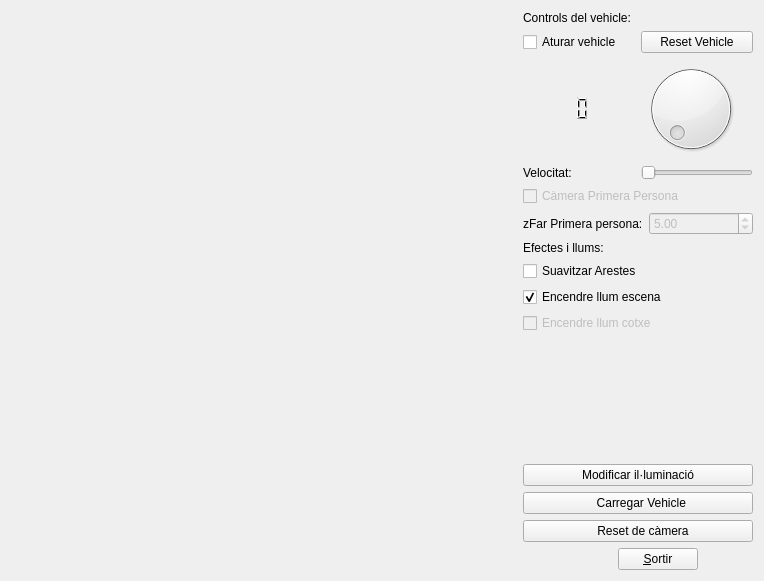
<ui version="4.0" >
 <class>Principal</class>
 <widget class="QWidget" name="Principal" >
  <property name="geometry" >
   <rect>
    <x>0</x>
    <y>0</y>
    <width>764</width>
    <height>581</height>
   </rect>
  </property>
  <property name="windowTitle" >
   <string>Form1</string>
  </property>
  <layout class="QHBoxLayout" name="horizontalLayout_7" >
   <item>
    <widget class="GLWidget" native="1" name="GLWidget1" >
     <property name="sizePolicy" >
      <sizepolicy vsizetype="Expanding" hsizetype="Expanding" >
       <horstretch>0</horstretch>
       <verstretch>0</verstretch>
      </sizepolicy>
     </property>
     <property name="baseSize" >
      <size>
       <width>250</width>
       <height>250</height>
      </size>
     </property>
     <property name="toolTip" >
      <string>Adapted GLWidget</string>
     </property>
    </widget>
   </item>
   <item>
    <layout class="QVBoxLayout" name="verticalLayout" >
     <item>
      <layout class="QHBoxLayout" name="horizontalLayout" />
     </item>
     <item>
      <widget class="QLabel" name="label_4" >
       <property name="text" >
        <string>Controls del vehicle:</string>
       </property>
      </widget>
     </item>
     <item>
      <layout class="QHBoxLayout" name="horizontalLayout_2" >
       <item>
        <widget class="QCheckBox" name="aturar" >
         <property name="text" >
          <string>Aturar vehicle</string>
         </property>
        </widget>
       </item>
       <item>
        <widget class="QPushButton" name="pushButton" >
         <property name="text" >
          <string>Reset Vehicle</string>
         </property>
        </widget>
       </item>
      </layout>
     </item>
     <item>
      <layout class="QHBoxLayout" name="horizontalLayout_3" >
       <item>
        <widget class="QLCDNumber" name="lcdNumber" >
         <property name="maximumSize" >
          <size>
           <width>70</width>
           <height>25</height>
          </size>
         </property>
         <property name="frameShape" >
          <enum>QFrame::Box</enum>
         </property>
         <property name="frameShadow" >
          <enum>QFrame::Raised</enum>
         </property>
         <property name="lineWidth" >
          <number>0</number>
         </property>
         <property name="midLineWidth" >
          <number>0</number>
         </property>
        </widget>
       </item>
       <item>
        <spacer name="horizontalSpacer_2" >
         <property name="orientation" >
          <enum>Qt::Horizontal</enum>
         </property>
         <property name="sizeType" >
          <enum>QSizePolicy::Fixed</enum>
         </property>
         <property name="sizeHint" stdset="0" >
          <size>
           <width>30</width>
           <height>20</height>
          </size>
         </property>
        </spacer>
       </item>
       <item>
        <widget class="QDial" name="dial" >
         <property name="layoutDirection" >
          <enum>Qt::LeftToRight</enum>
         </property>
         <property name="maximum" >
          <number>359</number>
         </property>
        </widget>
       </item>
      </layout>
     </item>
     <item>
      <layout class="QHBoxLayout" name="horizontalLayout_4" >
       <item>
        <widget class="QLabel" name="label_2" >
         <property name="text" >
          <string>Velocitat:</string>
         </property>
        </widget>
       </item>
       <item>
        <widget class="QSlider" name="horizontalSlider" >
         <property name="sizePolicy" >
          <sizepolicy vsizetype="Fixed" hsizetype="Preferred" >
           <horstretch>0</horstretch>
           <verstretch>0</verstretch>
          </sizepolicy>
         </property>
         <property name="minimum" >
          <number>1</number>
         </property>
         <property name="maximum" >
          <number>10</number>
         </property>
         <property name="orientation" >
          <enum>Qt::Horizontal</enum>
         </property>
        </widget>
       </item>
      </layout>
     </item>
     <item>
      <widget class="QCheckBox" name="checkpp" >
       <property name="enabled" >
        <bool>false</bool>
       </property>
       <property name="text" >
        <string>Càmera Primera Persona</string>
       </property>
      </widget>
     </item>
     <item>
      <layout class="QHBoxLayout" name="horizontalLayout_6" >
       <item>
        <widget class="QLabel" name="label_3" >
         <property name="text" >
          <string>zFar Primera persona:</string>
         </property>
        </widget>
       </item>
       <item>
        <widget class="QDoubleSpinBox" name="spinpp" >
         <property name="enabled" >
          <bool>false</bool>
         </property>
         <property name="minimum" >
          <double>1.000000000000000</double>
         </property>
         <property name="value" >
          <double>5.000000000000000</double>
         </property>
        </widget>
       </item>
      </layout>
     </item>
     <item>
      <widget class="QLabel" name="label" >
       <property name="text" >
        <string>Efectes i llums:</string>
       </property>
      </widget>
     </item>
     <item>
      <widget class="QCheckBox" name="suavitzarA" >
       <property name="text" >
        <string>Suavitzar Arestes</string>
       </property>
       <property name="checked" >
        <bool>false</bool>
       </property>
      </widget>
     </item>
     <item>
      <widget class="QCheckBox" name="llumEscena" >
       <property name="text" >
        <string>Encendre llum escena</string>
       </property>
       <property name="checked" >
        <bool>true</bool>
       </property>
      </widget>
     </item>
     <item>
      <widget class="QCheckBox" name="llumCotxe" >
       <property name="enabled" >
        <bool>false</bool>
       </property>
       <property name="text" >
        <string>Encendre llum cotxe</string>
       </property>
      </widget>
     </item>
     <item>
      <spacer name="verticalSpacer" >
       <property name="orientation" >
        <enum>Qt::Vertical</enum>
       </property>
       <property name="sizeHint" stdset="0" >
        <size>
         <width>230</width>
         <height>48</height>
        </size>
       </property>
      </spacer>
     </item>
     <item>
      <widget class="QPushButton" name="botoEditaA" >
       <property name="text" >
        <string>Modificar il·luminació</string>
       </property>
       <property name="icon" >
        <iconset>
         <normaloff>../data/icons/light.gif</normaloff>../data/icons/light.gif</iconset>
       </property>
       <property name="checkable" >
        <bool>false</bool>
       </property>
      </widget>
     </item>
     <item>
      <widget class="QPushButton" name="carregarVehicle" >
       <property name="text" >
        <string>    Carregar Vehicle  </string>
       </property>
       <property name="icon" >
        <iconset>
         <normaloff>../data/icons/car_icon.gif</normaloff>../data/icons/car_icon.gif</iconset>
       </property>
      </widget>
     </item>
     <item>
      <widget class="QPushButton" name="resetCamera" >
       <property name="text" >
        <string>    Reset de càmera </string>
       </property>
       <property name="icon" >
        <iconset>
         <normaloff>../data/icons/camera_icon.gif</normaloff>../data/icons/camera_icon.gif</iconset>
       </property>
      </widget>
     </item>
     <item>
      <layout class="QHBoxLayout" name="horizontalLayout_5" >
       <item>
        <spacer name="horizontalSpacer" >
         <property name="orientation" >
          <enum>Qt::Horizontal</enum>
         </property>
         <property name="sizeType" >
          <enum>QSizePolicy::Minimum</enum>
         </property>
         <property name="sizeHint" stdset="0" >
          <size>
           <width>40</width>
           <height>20</height>
          </size>
         </property>
        </spacer>
       </item>
       <item>
        <widget class="QPushButton" name="sortirButton" >
         <property name="sizePolicy" >
          <sizepolicy vsizetype="Fixed" hsizetype="Fixed" >
           <horstretch>0</horstretch>
           <verstretch>0</verstretch>
          </sizepolicy>
         </property>
         <property name="minimumSize" >
          <size>
           <width>75</width>
           <height>0</height>
          </size>
         </property>
         <property name="text" >
          <string>&amp;Sortir</string>
         </property>
         <property name="shortcut" >
          <string>Alt+S</string>
         </property>
        </widget>
       </item>
      </layout>
     </item>
    </layout>
   </item>
  </layout>
 </widget>
 <layoutdefault spacing="6" margin="11" />
 <customwidgets>
  <customwidget>
   <class>GLWidget</class>
   <extends>QWidget</extends>
   <header>glwidget.h</header>
   <slots>
    <slot>resetCamera()</slot>
    <slot>carregaVehicle()</slot>
    <slot>orientaVehicle(int)</slot>
   </slots>
  </customwidget>
 </customwidgets>
 <includes>
  <include location="local" >glwidget.h</include>
 </includes>
 <resources/>
 <connections>
  <connection>
   <sender>sortirButton</sender>
   <signal>clicked()</signal>
   <receiver>Principal</receiver>
   <slot>close()</slot>
   <hints>
    <hint type="sourcelabel" >
     <x>689</x>
     <y>561</y>
    </hint>
    <hint type="destinationlabel" >
     <x>20</x>
     <y>20</y>
    </hint>
   </hints>
  </connection>
  <connection>
   <sender>carregarVehicle</sender>
   <signal>clicked()</signal>
   <receiver>GLWidget1</receiver>
   <slot>carregaVehicle()</slot>
   <hints>
    <hint type="sourcelabel" >
     <x>753</x>
     <y>496</y>
    </hint>
    <hint type="destinationlabel" >
     <x>335</x>
     <y>113</y>
    </hint>
   </hints>
  </connection>
  <connection>
   <sender>resetCamera</sender>
   <signal>clicked()</signal>
   <receiver>GLWidget1</receiver>
   <slot>resetCamera()</slot>
   <hints>
    <hint type="sourcelabel" >
     <x>753</x>
     <y>534</y>
    </hint>
    <hint type="destinationlabel" >
     <x>292</x>
     <y>76</y>
    </hint>
   </hints>
  </connection>
  <connection>
   <sender>aturar</sender>
   <signal>clicked(bool)</signal>
   <receiver>GLWidget1</receiver>
   <slot>aturaVehicle(bool)</slot>
   <hints>
    <hint type="sourcelabel" >
     <x>635</x>
     <y>44</y>
    </hint>
    <hint type="destinationlabel" >
     <x>374</x>
     <y>212</y>
    </hint>
   </hints>
  </connection>
  <connection>
   <sender>GLWidget1</sender>
   <signal>aturat(bool)</signal>
   <receiver>aturar</receiver>
   <slot>setChecked(bool)</slot>
   <hints>
    <hint type="sourcelabel" >
     <x>336</x>
     <y>309</y>
    </hint>
    <hint type="destinationlabel" >
     <x>635</x>
     <y>44</y>
    </hint>
   </hints>
  </connection>
  <connection>
   <sender>pushButton</sender>
   <signal>clicked()</signal>
   <receiver>GLWidget1</receiver>
   <slot>reiniciaVehicle()</slot>
   <hints>
    <hint type="sourcelabel" >
     <x>752</x>
     <y>46</y>
    </hint>
    <hint type="destinationlabel" >
     <x>334</x>
     <y>174</y>
    </hint>
   </hints>
  </connection>
  <connection>
   <sender>dial</sender>
   <signal>valueChanged(int)</signal>
   <receiver>GLWidget1</receiver>
   <slot>orientaVehicle(int)</slot>
   <hints>
    <hint type="sourcelabel" >
     <x>752</x>
     <y>154</y>
    </hint>
    <hint type="destinationlabel" >
     <x>363</x>
     <y>256</y>
    </hint>
   </hints>
  </connection>
  <connection>
   <sender>horizontalSlider</sender>
   <signal>valueChanged(int)</signal>
   <receiver>GLWidget1</receiver>
   <slot>setVelocitat(int)</slot>
   <hints>
    <hint type="sourcelabel" >
     <x>752</x>
     <y>178</y>
    </hint>
    <hint type="destinationlabel" >
     <x>359</x>
     <y>345</y>
    </hint>
   </hints>
  </connection>
  <connection>
   <sender>checkpp</sender>
   <signal>clicked()</signal>
   <receiver>GLWidget1</receiver>
   <slot>canviaCamera()</slot>
   <hints>
    <hint type="sourcelabel" >
     <x>753</x>
     <y>211</y>
    </hint>
    <hint type="destinationlabel" >
     <x>505</x>
     <y>323</y>
    </hint>
   </hints>
  </connection>
  <connection>
   <sender>spinpp</sender>
   <signal>valueChanged(double)</signal>
   <receiver>GLWidget1</receiver>
   <slot>canviaPpFar(double)</slot>
   <hints>
    <hint type="sourcelabel" >
     <x>752</x>
     <y>246</y>
    </hint>
    <hint type="destinationlabel" >
     <x>506</x>
     <y>291</y>
    </hint>
   </hints>
  </connection>
  <connection>
   <sender>GLWidget1</sender>
   <signal>setEnabled(bool)</signal>
   <receiver>checkpp</receiver>
   <slot>setEnabled(bool)</slot>
   <hints>
    <hint type="sourcelabel" >
     <x>446</x>
     <y>429</y>
    </hint>
    <hint type="destinationlabel" >
     <x>753</x>
     <y>211</y>
    </hint>
   </hints>
  </connection>
  <connection>
   <sender>GLWidget1</sender>
   <signal>setEnabled(bool)</signal>
   <receiver>spinpp</receiver>
   <slot>setEnabled(bool)</slot>
   <hints>
    <hint type="sourcelabel" >
     <x>481</x>
     <y>483</y>
    </hint>
    <hint type="destinationlabel" >
     <x>752</x>
     <y>246</y>
    </hint>
   </hints>
  </connection>
  <connection>
   <sender>suavitzarA</sender>
   <signal>clicked(bool)</signal>
   <receiver>GLWidget1</receiver>
   <slot>suavitzar(bool)</slot>
   <hints>
    <hint type="sourcelabel" >
     <x>753</x>
     <y>277</y>
    </hint>
    <hint type="destinationlabel" >
     <x>490</x>
     <y>390</y>
    </hint>
   </hints>
  </connection>
  <connection>
   <sender>botoEditaA</sender>
   <signal>clicked()</signal>
   <receiver>GLWidget1</receiver>
   <slot>finestraEditarLlums()</slot>
   <hints>
    <hint type="sourcelabel" >
     <x>753</x>
     <y>311</y>
    </hint>
    <hint type="destinationlabel" >
     <x>508</x>
     <y>406</y>
    </hint>
   </hints>
  </connection>
  <connection>
   <sender>llumEscena</sender>
   <signal>clicked(bool)</signal>
   <receiver>GLWidget1</receiver>
   <slot>enableLlumEscena(bool)</slot>
   <hints>
    <hint type="sourcelabel" >
     <x>753</x>
     <y>341</y>
    </hint>
    <hint type="destinationlabel" >
     <x>515</x>
     <y>392</y>
    </hint>
   </hints>
  </connection>
  <connection>
   <sender>GLWidget1</sender>
   <signal>activaLlumCotxe(bool)</signal>
   <receiver>llumCotxe</receiver>
   <slot>setChecked(bool)</slot>
   <hints>
    <hint type="sourcelabel" >
     <x>503</x>
     <y>508</y>
    </hint>
    <hint type="destinationlabel" >
     <x>604</x>
     <y>367</y>
    </hint>
   </hints>
  </connection>
  <connection>
   <sender>GLWidget1</sender>
   <signal>activaLlumEscena(bool)</signal>
   <receiver>llumEscena</receiver>
   <slot>setChecked(bool)</slot>
   <hints>
    <hint type="sourcelabel" >
     <x>500</x>
     <y>532</y>
    </hint>
    <hint type="destinationlabel" >
     <x>610</x>
     <y>340</y>
    </hint>
   </hints>
  </connection>
  <connection>
   <sender>GLWidget1</sender>
   <signal>setEnabled(bool)</signal>
   <receiver>llumCotxe</receiver>
   <slot>setEnabled(bool)</slot>
   <hints>
    <hint type="sourcelabel" >
     <x>505</x>
     <y>553</y>
    </hint>
    <hint type="destinationlabel" >
     <x>547</x>
     <y>367</y>
    </hint>
   </hints>
  </connection>
  <connection>
   <sender>llumCotxe</sender>
   <signal>clicked(bool)</signal>
   <receiver>GLWidget1</receiver>
   <slot>enableLlumVehicle(bool)</slot>
   <hints>
    <hint type="sourcelabel" >
     <x>753</x>
     <y>371</y>
    </hint>
    <hint type="destinationlabel" >
     <x>509</x>
     <y>381</y>
    </hint>
   </hints>
  </connection>
  <connection>
   <sender>dial</sender>
   <signal>sliderMoved(int)</signal>
   <receiver>lcdNumber</receiver>
   <slot>display(int)</slot>
   <hints>
    <hint type="sourcelabel" >
     <x>662</x>
     <y>105</y>
    </hint>
    <hint type="destinationlabel" >
     <x>585</x>
     <y>104</y>
    </hint>
   </hints>
  </connection>
 </connections>
</ui>
